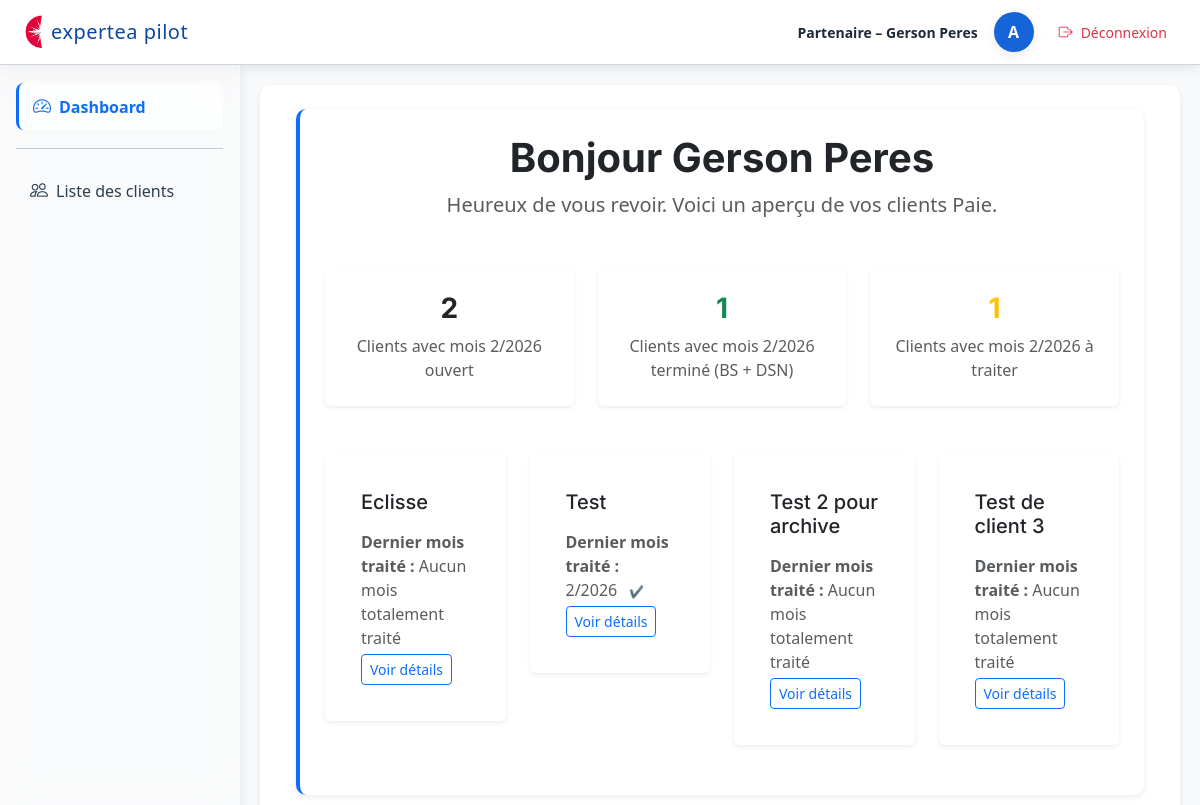
The app's page /paie/partenaire/dashboard/ (signed in) with its own data.
### dossiers/models.py (models this page shows, shortened)
class Client(models.Model):
    REGIME_IMPOSITION_CHOICES = [
        ('IS', 'IS'),
        ('IR', 'IR'),
        ("RS", "Réel simplifié"),
        ("RN", "Réel normal"),
        ("MICRO", "Micro"),
        ("IR_CRL", "IR (CRL)"),
    ]
    REGIME_TVA_CHOICES = [
        ('CA3M', 'CA3 mensuelle'),
        ('CA3T', 'CA3 trimestrielle'),
        ('CA12', 'CA12'),
        ('FRANCHISE', 'Franchise'),
        ('EXO', 'Exonéré'),
    ]
    PERIODICITE_CHOICES = [
        ('MENSUEL', 'Mensuel'),
        ('TRIMESTRIEL', 'Trimestriel'),
        ('ANNUEL', 'Annuel'),
        ('REGULIER', 'Régulier'),
    ]
    user = models.OneToOneField(
        User,
        on_delete=models.CASCADE,
        null=True,
        blank=True,
        help_text="Utilisateur associé à ce client"
    )
    numero = models.IntegerField(null=True, blank=True)
    nom = models.CharField(max_length=255)
    forme_juridique = models.CharField(max_length=50)
    regime_imposition = models.CharField(
        max_length=20,
        choices=REGIME_IMPOSITION_CHOICES,
        null=True,
        blank=True
    )
    date_cloture = models.CharField(max_length=10, blank=True, null=True)
    regime_tva = models.CharField(
        max_length=20,
        choices=REGIME_TVA_CHOICES
    )
    periodicite = models.CharField(
        max_length=20,
        choices=PERIODICITE_CHOICES,
        null=True,
        blank=True,
        verbose_name="Périodicité de la saisie",
    )
    jour_echeance_tva = models.PositiveSmallIntegerField(
        blank=True,
        null=True,
        help_text="Jour du mois pour l'échéance TVA (1 à 31)"
    )
    commentaires = models.TextField(blank=True)
    archive = models.BooleanField(default=False)
    module_saisie = models.BooleanField(default=False, verbose_name="Saisie comptable")
    module_tva = models.BooleanField(default=False)
    module_cfe = models.BooleanField(default=False, verbose_name="CFE")
    module_cvae = models.BooleanField(default=False, verbose_name="CVAE")
    module_tvs = models.BooleanField(default=False, verbose_name="TVS")
    module_cloture = models.BooleanField(default=False, verbose_name="Clôture")
    module_dividendes = models.BooleanField(default=False, verbose_name="Dividendes")
    module_social = models.BooleanField(default=False, verbose_name="Social")
    module_ir = models.BooleanField(default=False, verbose_name="IR personnel")
    module_suivi_mission = models.BooleanField(default=False, verbose_name="Suivi mission et LAB")
    module_paie = models.BooleanField(default=False, verbose_name="Module Paie")

### paie/models.py (models this page shows, shortened)
class PaieMois(models.Model):
    client = models.ForeignKey(Client, on_delete=models.CASCADE)
    annee = models.IntegerField()
    mois = models.IntegerField()
    client_valide = models.BooleanField(default=False)
    partenaire_valide = models.BooleanField(default=False)
    date_validation_client = models.DateTimeField(null=True, blank=True)
    date_validation_partenaire = models.DateTimeField(null=True, blank=True)
    bs_fait = models.BooleanField(default=False)
    dsn_faite = models.BooleanField(default=False)
    date_bs_fait = models.DateTimeField(null=True, blank=True)
    date_dsn_faite = models.DateTimeField(null=True, blank=True)
    class Meta:
        unique_together = ("client", "annee", "mois")
        ordering = ["-annee", "-mois"]

### paie/views_partenaire.py (the view)
# urls.py: path("partenaire/dashboard/", views_partenaire.partenaire_dashboard, name="partenaire_dashboard"),
@login_required
def partenaire_dashboard(request):
    clients = Client.objects.filter(module_paie=True)
    today = timezone.now()
    annee = today.year
    mois = today.month
    mois_courant_qs = PaieMois.objects.filter(
        client__in=clients,
        annee=annee,
        mois=mois,
    )
    kpi_ouverts = (
        mois_courant_qs
        .values("client")
        .distinct()
        .count()
    )
    kpi_faits = (
        mois_courant_qs
        .filter(bs_fait=True, dsn_faite=True)
        .values("client")
        .distinct()
        .count()
    )
    kpi_a_faire = (
        mois_courant_qs
        .exclude(bs_fait=True, dsn_faite=True)
        .values("client")
        .distinct()
        .count()
    )
    for c in clients:
        mois_client = PaieMois.objects.filter(client=c)
        c.dernier_mois_traite = (
            mois_client
            .filter(bs_fait=True, dsn_faite=True)
            .order_by("-annee", "-mois")
            .first()
        )
        c.mois_en_attente = mois_client.filter(bs_fait=False).count()
    return render(request, "paie/partenaire/dashboard.html", {
        "clients": clients,
        "kpi_ouverts": kpi_ouverts,
        "kpi_faits": kpi_faits,
        "kpi_a_faire": kpi_a_faire,
        "annee": annee,
        "mois": mois,
    })

### cabinet_compta/context_processors.py (called while the page is built)
def user_role(request):
    if not request.user.is_authenticated:
        return {"base_template": "base.html"}
    groups = request.user.groups.values_list("name", flat=True)
    if "Client" in groups:
        return {"base_template": "base_paie_client.html"}
    if "Partenaire" in groups:
        return {"base_template": "base_partenaire.html"}
    return {"base_template": "base.html"}

### dossiers/context_processors.py (called while the page is built)
def last_fiscal_year(request):
    current_year = date.today().year
    try:
        year_obj = AnneeFiscale.objects.get(annee=current_year)
        return {"last_year": year_obj.id}
    except AnneeFiscale.DoesNotExist:
        try:
            last_year_obj = AnneeFiscale.objects.latest("annee")
            return {"last_year": last_year_obj.id}
        except AnneeFiscale.DoesNotExist:
            return {"last_year": None}

def cloture_context(request):
    derniere_annee = ClotureAnnee.objects.order_by('-annee').first()
    return {
        "derniere_annee": derniere_annee
    }

### paie/templates/paie/partenaire/dashboard.html
{% extends "base_partenaire.html" %}
{% load custom_tags %}
{% block content %}
<section class="section">
<div class="text-center mb-5">
    <h1 class="fw-bold">Bonjour {{ request.user.get_full_name }} </h1>
    <p class="text-muted fs-5 mt-2">
        Heureux de vous revoir. Voici un aperçu de vos clients Paie.
    </p>
</div>
<div class="row g-4 mb-5 justify-content-center">
    <div class="col-md-4">
        <div class="p-4 bg-white shadow-sm rounded text-center">
            <h3 class="fw-bold">{{ kpi_ouverts }}</h3>
            <p class="text-muted m-0">
                Clients avec mois {{ mois }}/{{ annee }} ouvert
            </p>
        </div>
    </div>
    <div class="col-md-4">
        <div class="p-4 bg-white shadow-sm rounded text-center">
            <h3 class="fw-bold text-success">{{ kpi_faits }}</h3>
            <p class="text-muted m-0">
                Clients avec mois {{ mois }}/{{ annee }} terminé (BS + DSN)
            </p>
        </div>
    </div>
    <div class="col-md-4">
        <div class="p-4 bg-white shadow-sm rounded text-center">
            <h3 class="fw-bold text-warning">{{ kpi_a_faire }}</h3>
            <p class="text-muted m-0">
                Clients avec mois {{ mois }}/{{ annee }} à traiter
            </p>
        </div>
    </div>
</div>
<div class="row g-4">
    {% for c in clients %}
    <div class="col-md-3">
        <div class="card shadow-sm border-0">
            <div class="card-body">
                <h5 class="card-title mb-3">{{ c.nom }}</h5>
                <p class="mb-1 text-muted">
                    <strong>Dernier mois traité :</strong>
                    {% if c.dernier_mois_traite %}
                        {{ c.dernier_mois_traite.mois }}/{{ c.dernier_mois_traite.annee }}
                        <span class="badge bg-succes">✔</span>
                    {% else %}
                        <span class="text-muted">Aucun mois totalement traité</span>
                    {% endif %}
                </p>
                <a href="{% url 'paie:partenaire_mois_client' c.id %}"
                   class="btn btn-outline-primary btn-sm">
                    Voir détails
                </a>
            </div>
        </div>
    </div>
    {% endfor %}
</div>
{% endblock %}

### paie/templates/base_partenaire.html (shortened to what this page needs)
<!DOCTYPE html>
<html lang="fr">
<head>
    {% load static %}
    <link rel="stylesheet" href="{% static 'css/base.css' %}">
    <link rel="stylesheet" href="{% static 'css/dashboard.css' %}">
    <link rel="stylesheet"
          href="https://cdn.jsdelivr.net/npm/bootstrap@5.3.0/dist/css/bootstrap.min.css">
    <link rel="stylesheet"
      href="https://cdn.jsdelivr.net/npm/bootstrap-icons@1.11.3/font/bootstrap-icons.css">
</head>
<body class="bg-light">
<header class="top-header d-flex justify-content-between align-items-center px-4">
    <div class="d-flex align-items-center">
        <img src="{% static 'img/logo.png' %}" alt="Logo" class="header-logo">
        <span class="header-title ms-2">expertea pilot</span>
    </div>
    <div class="d-flex align-items-center">
        <span class="welcome-text">Partenaire – {{ request.user.get_full_name }}</span>
        <div class="avatar-circle d-flex justify-content-center align-items-center ms-3"
             style="width:40px; height:40px; border-radius:50%; background:#1565d8; color:white; font-weight:600;">
            {{ user.username|first|upper }}
        </div>
        <a href="{% url 'logout' %}"
           class="btn btn-sm d-flex align-items-center ms-3"
           style="background:white; color:#dc3545; border-radius:12px;">
            <i class="bi bi-box-arrow-right me-2"></i>
            Déconnexion
        </a>
    </div>
</header>
<div class="layout-container d-flex w-100">
    <div class="sidebar-column">
        <aside id="sidebar" class="sidebar p-3">
<nav class="nav flex-column">
    <a class="nav-link text-white d-flex align-items-center gap-2
       {% if request.resolver_match.url_name == 'partenaire_dashboard' %}active{% endif %}"
       href="{% url 'paie:partenaire_dashboard' %}">
        <i class="bi bi-speedometer2"></i>
        <span class="sidebar-text">Dashboard</span>
    </a>
    <hr class="sidebar-separator my-3 opacity-25">
    <a class="nav-link text-white d-flex align-items-center gap-2
       {% if request.resolver_match.url_name == 'partenaire_liste_clients' %}active{% endif %}"
       href="{% url 'paie:partenaire_liste_clients' %}">
        <i class="bi bi-people"></i>
        <span class="sidebar-text">Liste des clients</span>
    </a>
</nav>
        </aside>
    </div>
    <main class="content p-4 flex-grow-1">
        <div class="container-fluid">
            {% block content %}
            {% endblock %}
        </div>
    </main>
</div>
</body>
</html>

### dossiers/static/css/base.css (style rules this page uses)
:root { --blue-primary: #0d6efd; --blue-dark: #0b5ed7; --blue-light: #e7f1ff; --sidebar-bg: #0a1a2b; --sidebar-hover: rgba(255, 255, 255, 0.12); --sidebar-active: #0d6efd; --text-light: #f8f9fa; }
body { font-family: 'Inter', sans-serif; background: var(--blue-light); }
main { background: white; padding: 25px; border-radius: 10px; box-shadow: 0 2px 6px rgba(0, 0, 0, 0.08); margin: 20px; }
h1, h2, h3, h4, h5, .card h1, .card h2, .card h3, .card h4 { font-family: 'Inter', sans-serif; font-weight: 600; color: var(--blue-dark); margin-top: 0; margin-bottom: 18px; }
h3, h4, h5 { color: var(--blue-primary); }
section { margin-bottom: 30px; }
.section { background: white; padding: 25px; border-radius: 10px; margin-bottom: 30px; border-left: 4px solid var(--blue-primary); box-shadow: 0 2px 6px rgba(0, 0, 0, 0.08); transition: box-shadow 0.25s ease; }
.card { background: white; border-radius: 10px; padding: 20px; box-shadow: 0 2px 6px rgba(0, 0, 0, 0.08); border-left: 4px solid var(--blue-primary); margin-bottom: 25px; transition: box-shadow 0.25s ease; }
.card p { margin-bottom: 12px; color: #444; }
.kanban-column, .kanban-card, .kanban-cards, .content, .main-content, .page-wrapper, .wrapper, .layout, #layoutSidenav, #layoutSidenav_content { z-index: 1 !important; }
.badge { display: inline-block; padding: 4px 10px; border-radius: 6px; font-size: 12px; font-weight: 600; letter-spacing: 0.3px; margin-right: 6px; }
a { transition: color 0.2s ease; }
p, ul, ol, table, form, .section { margin-bottom: 20px; }
.btn { padding: 8px 16px; border-radius: 6px; text-decoration: none; font-weight: 600; display: inline-block; transition: background 0.2s ease, color 0.2s ease, box-shadow 0.2s ease; }
.sidebar { width: 240px; min-height: 100vh; background: var(--sidebar-bg); color: var(--text-light); transition: width 0.25s ease; overflow: hidden; }
.sidebar .nav-link { padding: 10px 15px; border-radius: 6px; margin-bottom: 6px; transition: background 0.2s; font-weight: 500; }
.sidebar .nav-link.active { background: var(--sidebar-active); font-weight: 600; color: white; }
:root { --radius-small: 6px; --radius-medium: 10px; }
h1, h2, h3, h4, h5 { font-family: 'Inter', sans-serif; font-weight: 600; color: var(--blue-dark); }
.sidebar-column { width: 240px; min-height: 100vh; position: relative; flex-shrink: 0; }
.layout-container { height: calc(100vh - 65px); overflow: hidden; }
main { overflow-y: auto; height: 100%; }
.top-header { height: 65px; }
.top-header, .layout-container { position: relative !important; z-index: 1 !important; }
#layoutSidenav, #layoutSidenav_content, .sidebar, .navbar, .header, .content, .main-content, .page-wrapper, .wrapper, .layout, .container, .container-fluid { position: relative !important; z-index: 1 !important; }
.layout-container { min-height: calc(100vh - 60px); }
.sidebar { width: 230px; }
.content { flex: 1; }
.sidebar { background: rgba(255, 255, 255, 0.20) !important; backdrop-filter: blur(18px) saturate(180%) !important; -webkit-backdrop-filter: blur(18px) saturate(180%) !important; border-right: 1px solid rgba(255, 255, 255, 0.35) !important; min-height: 100vh; color: #2c3e50 !important; }
.sidebar .nav-link { color: #2c3e50 !important; padding: 10px 14px; border-radius: 8px; margin: 2px 0; transition: all 0.2s ease-in-out; }
.sidebar .nav-link.active { background: rgba(255, 255, 255, 0.65) !important; backdrop-filter: blur(22px) !important; -webkit-backdrop-filter: blur(22px) !important; color: #0d6efd !important; font-weight: 600; border-left: 3px solid #0d6efd !important; }
.sidebar .nav-link i { font-size: 18px; transition: color 0.2s ease-in-out; }
.header-title { font-weight: 300 !important; letter-spacing: 0.5px; font-size: 1.6rem; }

### records on screen
Client: nom "Eclisse", shows "Aucun mois totalement traité"
Client: nom "Test", dernier_mois_traite.mois "2", dernier_mois_traite.annee "2026"
Client: nom "Test 2 pour archive", shows "Aucun mois totalement traité"
Client: nom "Test de client 3", shows "Aucun mois totalement traité"

### other values on screen
{{ request.user.get_full_name }} "Gerson Peres"
{{ user.username|first|upper }} "A"
{{ kpi_ouverts }} "2"
{{ kpi_faits }} "1"
{{ kpi_a_faire }} "1"
